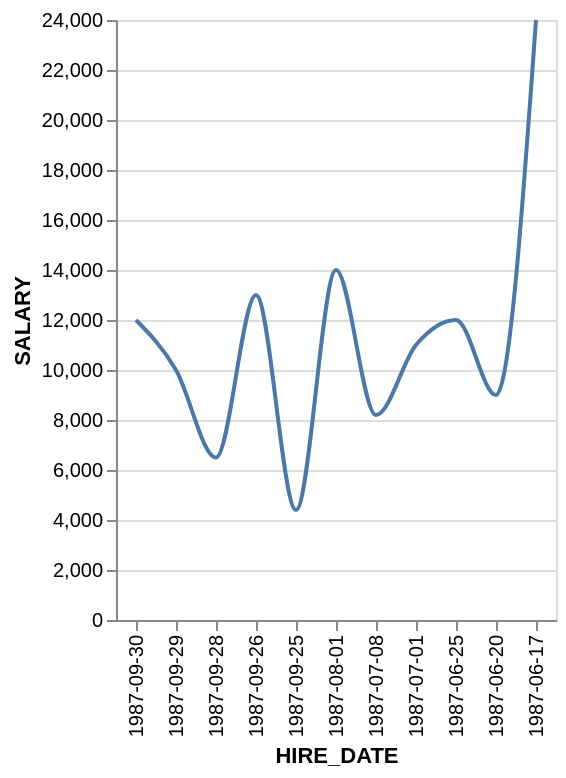

Describe this chart as a Vega-Lite specification.
### Vega-Lite specification from a JSON file in a GitHub repository (floating-point values rounded to 4 significant figures)
{"data": {"values": [{"x_data": "1987-09-30", "y_data": 12000}, {"x_data": "1987-09-29", "y_data": 10000}, {"x_data": "1987-09-28", "y_data": 6500}, {"x_data": "1987-09-26", "y_data": 13000}, {"x_data": "1987-09-25", "y_data": 4400}, {"x_data": "1987-08-01", "y_data": 14000}, {"x_data": "1987-07-08", "y_data": 8200}, {"x_data": "1987-07-01", "y_data": 11000}, {"x_data": "1987-06-25", "y_data": 12000}, {"x_data": "1987-06-20", "y_data": 9000}, {"x_data": "1987-06-17", "y_data": 24000}]}, "mark": {"type": "line", "interpolate": "monotone"}, "encoding": {"x": {"field": "x_data", "type": "nominal", "title": "HIRE_DATE", "sort": "descending"}, "y": {"field": "y_data", "type": "quantitative", "title": "SALARY"}}}
